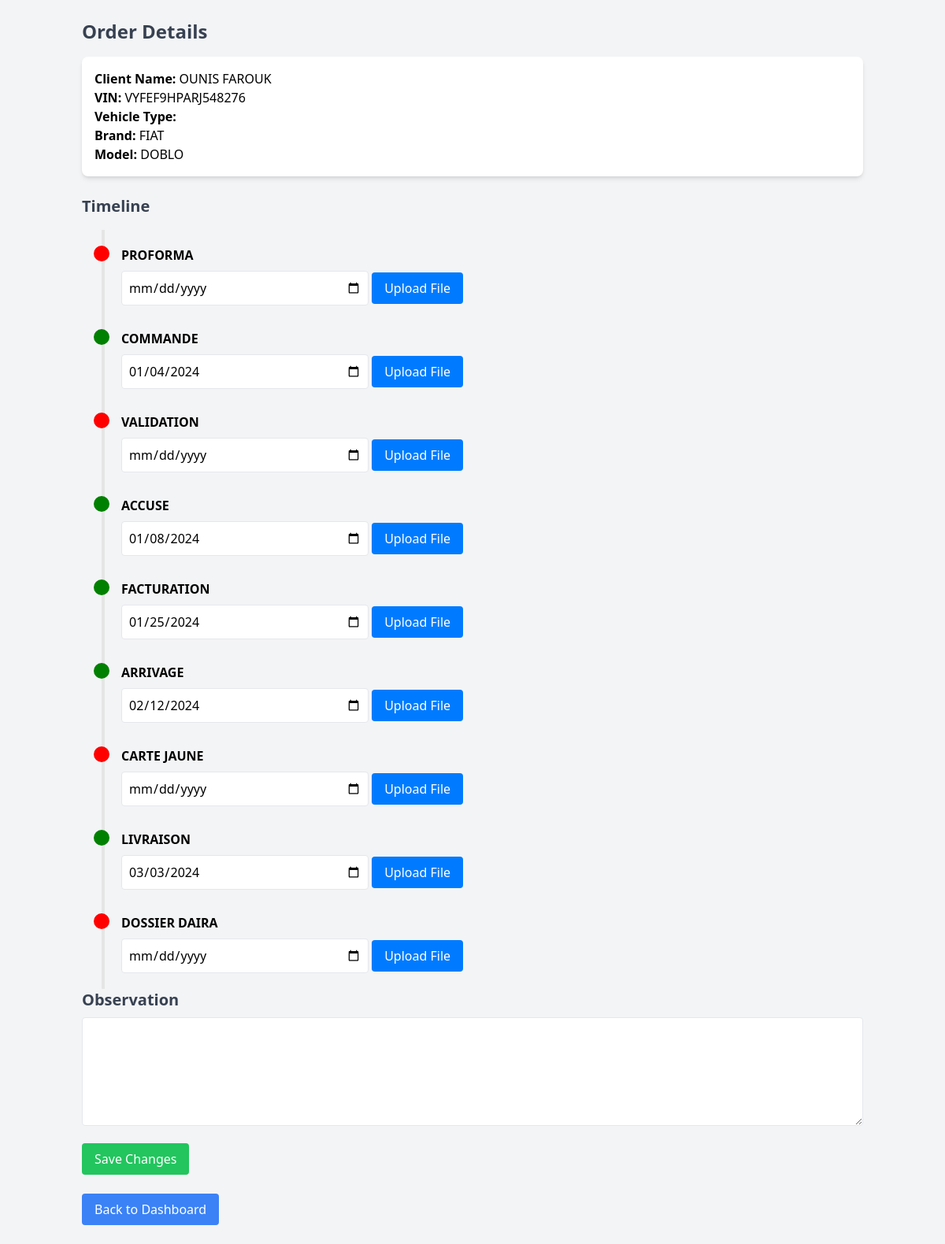
The app's page /order_detail_page.php?id=139 (signed in) with its own data.
### tables this page shows
CREATE TABLE `orders` (
  `id` int(11) NOT NULL,
  `client_name` varchar(100) NOT NULL,
  `vin` varchar(50) NOT NULL,
  `vehicle_type` varchar(50) NOT NULL,
  `vehicle_brand` varchar(50) NOT NULL,
  `vehicle_model` varchar(50) NOT NULL,
  `observation` text DEFAULT NULL,
  `last_step` varchar(50) DEFAULT NULL,
  `last_step_date` date DEFAULT NULL
);

### order_detail_page.php (the view, shortened to what this page needs)
<?php
include 'db_connect.php';
$order_id = $_GET['id'] ?? null;
$orderQuery = $mysqli->prepare("SELECT * FROM orders WHERE id = ?");
$orderQuery->bind_param('i', $order_id);
$orderQuery->execute();
$order = $orderQuery->get_result()->fetch_assoc();
$stepsQuery = $mysqli->prepare("SELECT step_name, step_date FROM order_steps WHERE order_id = ?");
$stepsQuery->bind_param('i', $order_id);
$stepsQuery->execute();
$stepsResult = $stepsQuery->get_result();
$steps = [];
while ($row = $stepsResult->fetch_assoc()) {
    $steps[$row['step_name']] = $row['step_date'];
}
?>
<!DOCTYPE html>
<html lang="en">
<head>
    <script src="https://cdn.tailwindcss.com"></script>
</head>
<body class="bg-gray-100">
    <div class="container mx-auto px-4 py-6">
        <h1 class="text-2xl font-bold text-gray-700 mb-4">Order Details</h1>
        <div class="bg-white shadow-md rounded-lg p-4 mb-6">
            <p><strong>Client Name:</strong> <?= htmlspecialchars($order['client_name']) ?></p>
            <p><strong>VIN:</strong> <?= htmlspecialchars($order['vin']) ?></p>
            <p><strong>Vehicle Type:</strong> <?= htmlspecialchars($order['vehicle_type']) ?></p>
            <p><strong>Brand:</strong> <?= htmlspecialchars($order['vehicle_brand']) ?></p>
            <p><strong>Model:</strong> <?= htmlspecialchars($order['vehicle_model']) ?></p>
        </div>
        <h2 class="text-xl font-bold text-gray-700 mb-4">Timeline</h2>
        <form method="POST" enctype="multipart/form-data">
            <ul class="timeline">
                <?php
                $step_names = ['PROFORMA', 'COMMANDE', 'VALIDATION', 'ACCUSE', 'FACTURATION', 'ARRIVAGE', 'CARTE JAUNE', 'LIVRAISON', 'DOSSIER DAIRA'];
                foreach ($step_names as $step_name):
                    $step_date = $steps[$step_name] ?? '';
                    $is_completed = !empty($step_date);
                ?>
                <li class="<?= $is_completed ? 'completed' : '' ?>">
                    <div class="flex items-center space-x-3 mb-2">
                        <span><?= htmlspecialchars($step_name) ?></span>
                    </div>
                    <input type="date" name="step_dates[<?= htmlspecialchars($step_name) ?>]" class="border rounded p-2 w-1/3" value="<?= htmlspecialchars($step_date) ?>">
                    <label class="custom-upload">
                        Upload File
                    </label>
                </li>
                <?php endforeach; ?>
            </ul>
            <h3 class="text-xl font-bold text-gray-700 mb-2">Observation</h3>
            <textarea name="observation" rows="5" class="border rounded p-2 w-full mb-4"><?= htmlspecialchars($order['observation'] ?? '') ?></textarea>
            <button type="submit" class="bg-green-500 text-white py-2 px-4 rounded hover:bg-green-600">Save Changes</button>
        </form>
        <a href="index.php" class="mt-6 inline-block bg-blue-500 text-white px-4 py-2 rounded hover:bg-blue-600">Back to Dashboard</a>
    </div>
</body>
</html>

### order_detail_page.php (style rules this page uses)
.timeline { position: relative; padding: 20px 0; list-style: none; }
.timeline::before { content: ''; position: absolute; top: 0; left: 25px; bottom: 0; width: 4px; background: #e5e5e5; }
.timeline li { position: relative; margin-bottom: 30px; padding-left: 50px; }
.timeline li:last-child { margin-bottom: 0; }
.timeline li::before { content: ''; position: absolute; left: 15px; top: 0; width: 20px; height: 20px; border-radius: 50%; background: red; transition: background 0.3s ease; }
.timeline li.completed::before { background: green; }
.timeline li span { font-weight: bold; }
.custom-upload { display: inline-block; padding: 8px 16px; background-color: #007bff; color: white; text-align: center; border-radius: 4px; cursor: pointer; }

### records on screen
orders: client_name "OUNIS FAROUK", vin "VYFEF9HPARJ548276", vehicle_brand "FIAT", vehicle_model "DOBLO"

### other values on screen
$step_name "PROFORMA"
$step_name "COMMANDE"
$step_name "VALIDATION"
$step_name "ACCUSE"
$step_name "FACTURATION"
$step_name "ARRIVAGE"
$step_name "CARTE JAUNE"
$step_name "LIVRAISON"
$step_name "DOSSIER DAIRA"
